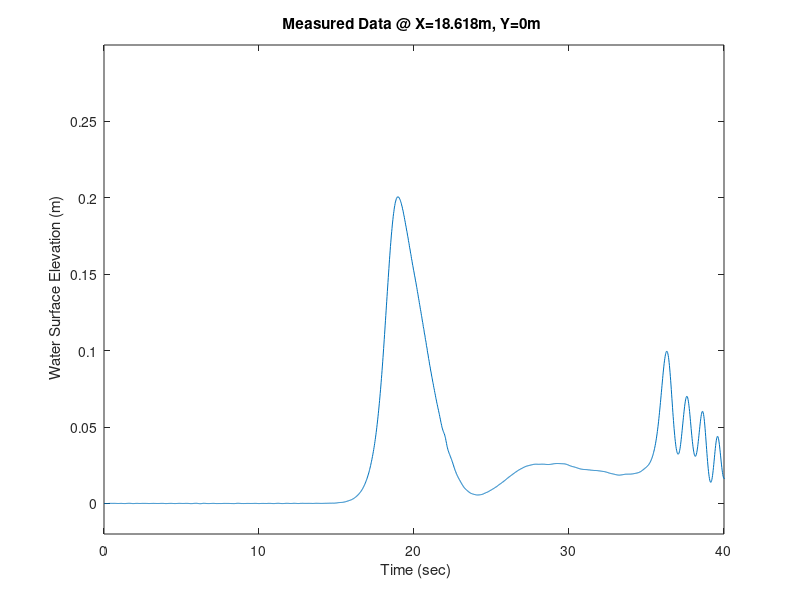

This chart was generated by the following MATLAB code:
clear all
clf

load Wavegage.txt

time=Wavegage(:,1);
WG3=Wavegage(:,6);

plot(time,WG3)
axis([0 40 -.02 .3])
ylabel(' Water Surface Elevation (m)')
xlabel(' Time (sec)')
title('Measured Data @ X=18.618m, Y=0m ')

print -djpeg WG3.jpg